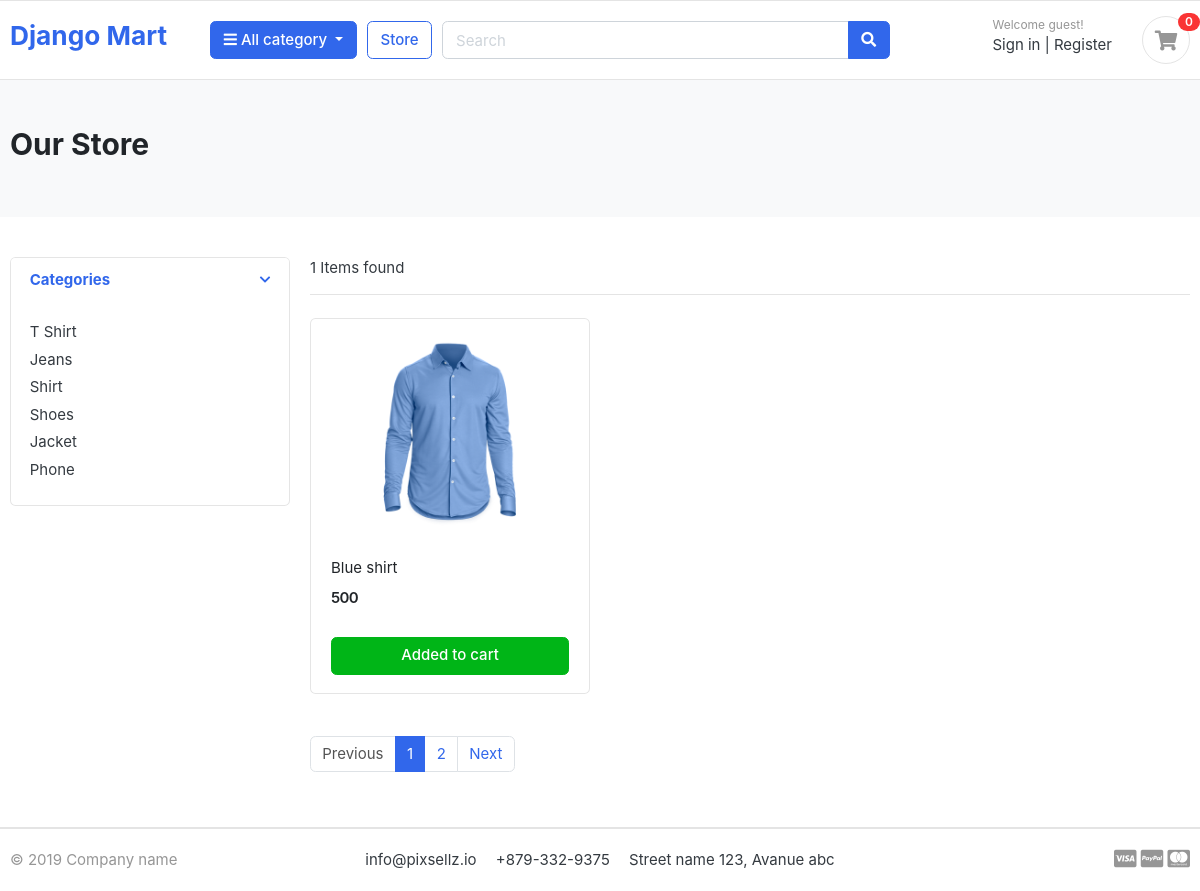
Screenshot of /store/category/shirt/ with the database file from the repository.
### category/models.py (models this page shows, shortened)
class Category(models.Model):
    category_name = models.CharField(max_length = 50, unique = True)
    slug = models.SlugField(max_length= 100, unique = True)
    description = models.TextField(max_length = 255, blank = True)
    cat_image = models.ImageField(upload_to = 'photos/categories', blank = True)

### store/models.py (models this page shows, shortened)
class Product(models.Model):
    product_name = models.CharField(max_length=100, unique=True)
    slug = models.SlugField(max_length=200, unique=True)
    description = models.TextField(max_length=500, blank=True)
    price = models.IntegerField()
    image = models.ImageField(upload_to='photos/products')
    stock = models.IntegerField()
    is_available = models.BooleanField(default=True)
    category = models.ForeignKey(Category, on_delete=models.CASCADE)
    created_date = models.DateTimeField(auto_now_add=True)
    modified_date = models.DateTimeField(auto_now=True)

### store/views.py (the view)
# urls.py: path('store/', include('store.urls')),
def store(request,category_slug=None):
    if category_slug is not None:
        category=get_object_or_404(Category,slug=category_slug)
        products=Product.objects.filter(is_available=True,category=category)
        paginator=Paginator(products,1)
        page=request.GET.get('page')
        paged_products=paginator.get_page(page)
    else:
        category=None
        products=Product.objects.filter(is_available=True)
        paginator=Paginator(products,3)
        page=request.GET.get('page')
        paged_products=paginator.get_page(page)
    categories=Category.objects.all()
    context={'products': paged_products, 'categories': categories}
    return render(request, 'store/store.html', context=context)

### store/templates/store/store.html
{% extends 'base.html' %}
{% block body%}
<section class="section-pagetop bg">
<div class="container">
	<h2 class="title-page">Our Store</h2>
</div>
</section>
<section class="section-content padding-y">
<div class="container">
<div class="row">
	<aside class="col-md-3">
<div class="card">
	<article class="filter-group">
		<header class="card-header">
			<a href="#" data-toggle="collapse" data-target="#collapse_1" aria-expanded="true" class="">
				<i class="icon-control fa fa-chevron-down"></i>
				<h6 class="title">Categories</h6>
			</a>
		</header>
		<div class="filter-content collapse show" id="collapse_1" style="">
			<div class="card-body">
				<ul class="list-menu">
				{% for category in categories %}
				<li><a href="{% url 'products_by_category' category_slug=category.slug %}">{{category.category_name}}</a></li>
				{% endfor %}
				</ul>
			</div>
		</div>
	</article>
</div>
	</aside>
	<main class="col-md-9">
<header class="border-bottom mb-4 pb-3">
		<div class="form-inline">
			<span class="mr-md-auto">{{products|length}} Items found </span>
		</div>
</header>
<div class="row">
	{%for item in products %}
	<div class="col-md-4">
		<figure class="card card-product-grid">
			<div class="img-wrap">
				<img src="{{item.image.url}}">
			</div>
			<figcaption class="info-wrap">
				<div class="fix-height">
					<a href="{% url 'single_products' product_slug=item.slug category_slug=item.category.slug  %}" class="title">{{item.product_name}}</a>
					<div class="price-wrap mt-2">
						<span class="price">{{item.price}}</span>
					</div>
				</div>
				<a href="#" class="btn btn-block btn-success">Added to cart </a>
			</figcaption>
		</figure>
	</div>
	{% endfor %}
</div>
<nav class="mt-4" aria-label="Page navigation sample">
  <ul class="pagination">
	{% if products.has_previous %}
    <li class="page-item "><a class="page-link" href="?page={{products.previous_page_number}}">Previous</a></li>
	{% else %}
    <li class="page-item disabled"><a class="page-link" >Previous</a></li>
	{% endif %}
	{% for i in products.paginator.page_range %}
    <li class="page-item {% if products.number == i %}active{% endif %}">
        <a class="page-link" href="?page={{ i }}">{{ i }}</a>
    </li>
	{% endfor %}
	{% if products.has_next %}
    <li class="page-item "><a class="page-link" href="?page={{products.next_page_number}}">Next</a></li>
	{% else %}
	<li class="page-item disabled "><a class="page-link" >Next</a></li>
	{% endif %}
  </ul>
</nav>
	</main>
</div>
</div>
</section>
{% endblock%}

### static/css/ui.css (style rules this page uses)
html { font-family: "Inter", sans-serif; font-size: 15px; }
.img-wrap { text-align: center; display: block; }
.img-wrap img { max-width: 100%; }
.price-wrap { letter-spacing: -0.7px; }
.padding-y { padding-top: 40px; padding-bottom: 40px; }
figure { margin-bottom: 0; }
article:after, .form-group:after { display: block; clear: both; content: ""; }
.bg { background-color: #f8f9fa; }
.title-page { color: #212529; }
[class*=list-] li:after { visibility: hidden; display: block; content: ""; overflow: hidden; height: 0; clear: both; }
.list-menu { list-style: none; margin: 0; padding-left: 0; }
.list-menu li { margin-bottom: 5px; }
.list-menu a { color: #343a40; }
[class*=card-product] a.title { color: #212529; display: block; }
[class*=card-product] .img-wrap { overflow: hidden; position: relative; }
[class*=card-product] .img-wrap img { height: 100%; max-width: 100%; width: auto; display: inline-block; -o-object-fit: cover; object-fit: cover; }
.card-product-grid { margin-bottom: 20px; }
.card-product-grid .img-wrap { border-radius: 0.2rem 0.2rem 0 0; height: 220px; }
.card-product-grid .info-wrap { overflow: hidden; padding: 18px 20px; }
.card-product-grid .fix-height { height: 80px; overflow: hidden; }
.card .img-wrap { overflow: hidden; }
.price { font-weight: 600; color: #212529; }
.icon-control { margin-top: 5px; float: right; font-size: 80%; }
.card-header .title { margin-bottom: 0; line-height: 1.5; }
.filter-group { border-bottom: 1px solid #e4e4e4; }
.filter-group .card-header { border-bottom: 0; }
.filter-group:last-child { border-bottom: 0; }
.section-pagetop { padding: 45px 0; }

### rows the page displays
Category: category_name "T Shirt"
Category: category_name "Jeans"
Category: category_name "Shirt"
Category: category_name "Shoes"
Category: category_name "Jacket"
Category: category_name "Phone"
Product: image (picture), product_name "Blue shirt", price "500"

### other values shown
{{ products|length }} "1"
{{ i }} "1" "2"
